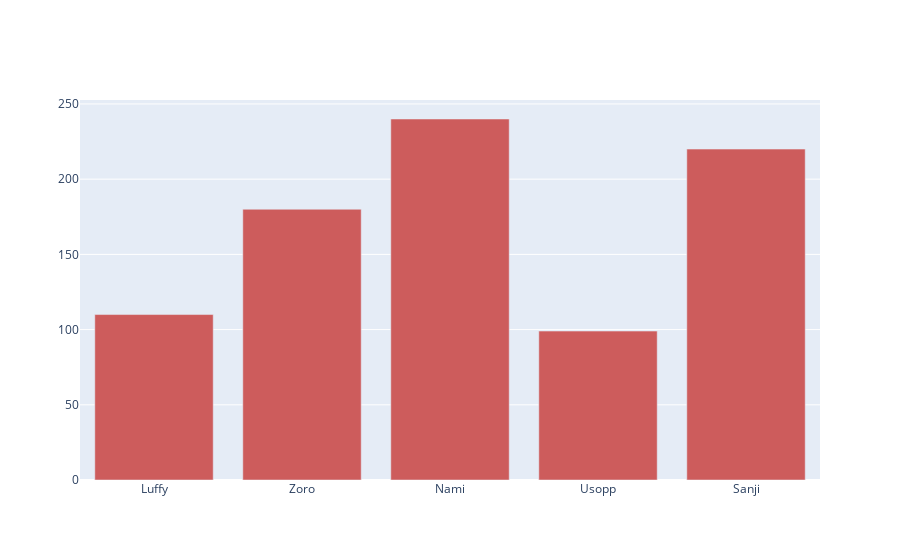

This figure's notebook cell:
### Code cell
graph.add_trace(go.Bar(x=x1, y=y1, marker_color='indianred'))

### Figure 1 — Plotly figure (JSON) as saved in the notebook; plotly's stock layout.template omitted (floating-point values rounded to 4 significant figures)
{"data": [{"marker": {"color": "indianred"}, "type": "bar", "x": ["Luffy", "Zoro", "Nami", "Usopp", "Sanji"], "y": [110, 180, 240, 99, 220]}], "layout": {}}
